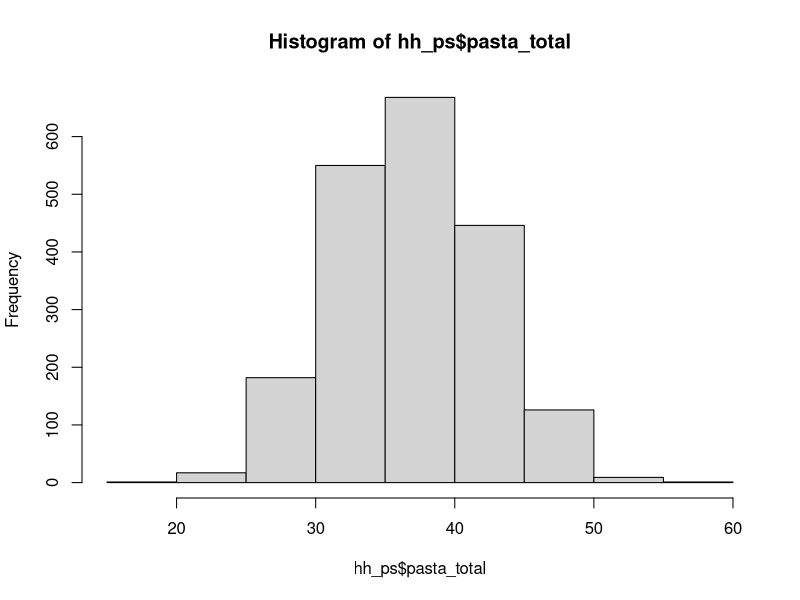
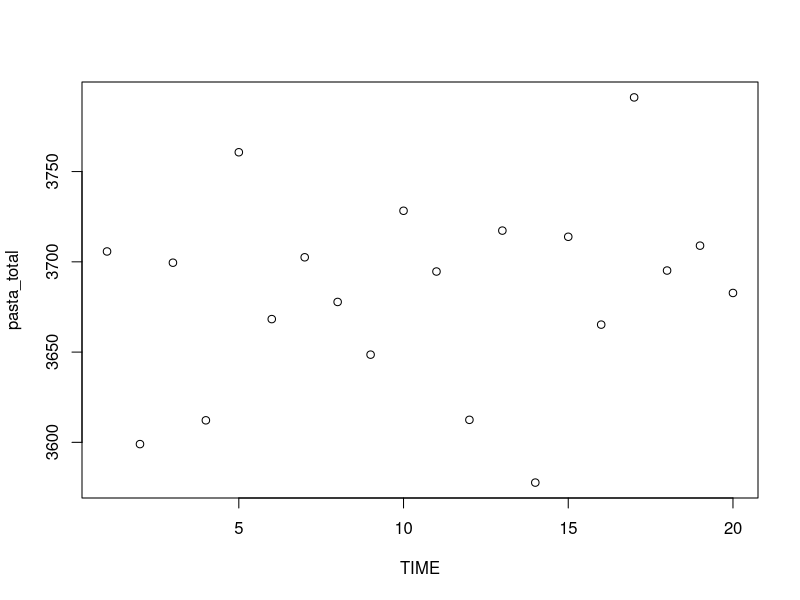

The R script that drew these images, in order:
## INTRO TO SBA
##
library(tidyverse)
pasta <- read_csv("_eba2c079135882131db3690701bc9c97_PASTAPURCHASE_EDITED.csv")
View(slice(pasta, 1:100))
glimpse(pasta)

#1 What is the correct mean and standard deviation of the quantity of pasta
#purchased by time unit by household?
summary(pasta)
mean(pasta$PASTA)
sd(pasta$PASTA)

#2 In which area are located (i) the poorest household and (ii) the wealthiest
#household?
wealth <- pasta %>%
    arrange(INCOME)
head(wealth)
tail(wealth)

#3 What is the maximum pasta quantity a household has bought over the whole
#time period?
#(Sum the quantity of pasta by household over time and indicate the maximum)
hh_ps <- pasta %>%
    group_by(HHID) %>%
    summarise(
        pasta_total = sum(PASTA)
    ) %>%
    arrange(pasta_total)

tail(hh_ps)

#4 What is the average income of households living in area 4?
area_income <- pasta %>%
    group_by(AREA) %>%
    summarise(
        avg_income = mean(INCOME)
    )

area_income

#5 How many households live in area 2, earn more than 20k, and have purchased
#more than 30 units of pasta over the whole time period?

q5 <- pasta %>%
    group_by(HHID) %>%
    filter(AREA == 2 & INCOME > 20000) %>%
    summarise(
        pasta_total = sum(PASTA)
    ) %>%
    filter(pasta_total > 30)

#6 What is the correlation between the purchases of pasta and the exposures?
cor(pasta$PASTA, pasta$EXPOS)


#7 Which of the following graphs reports the correct histogram by household of
#the total purchase of pasta made by the household over the whole period?
#(Sum the purchases by household and make a histogram.)

hist(hh_ps$pasta_total)

#8 Which of the following graphs reports the correct time series of the overall
#total purchase of pasta? (Sum the purchases by time units and plot the quantity
#by time unit.)

ts_ps <- pasta %>%
    group_by(TIME) %>%
    summarise(
        pasta_total = sum(PASTA)
    )

plot(ts_ps)

### PASSED 1ST TIME 8/8 RIGHT



